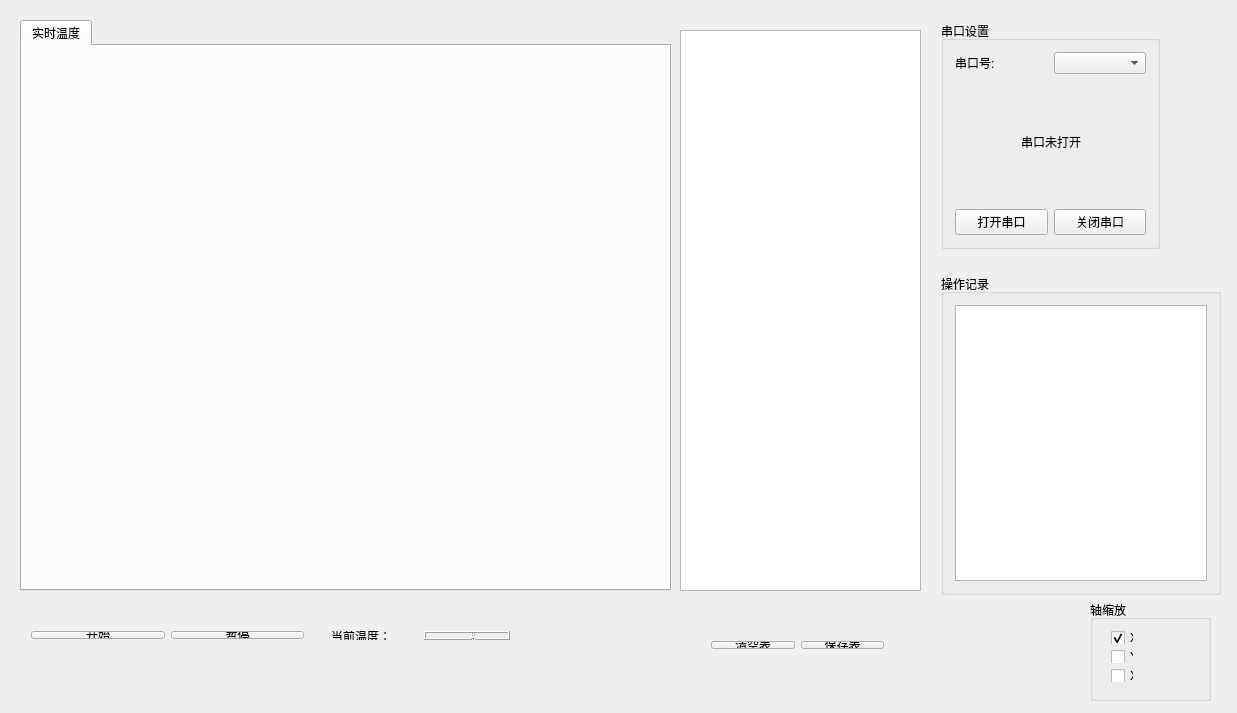
<?xml version="1.0" encoding="UTF-8"?>
<ui version="4.0">
 <class>Widget</class>
 <widget class="QWidget" name="Widget">
  <property name="geometry">
   <rect>
    <x>0</x>
    <y>0</y>
    <width>1237</width>
    <height>713</height>
   </rect>
  </property>
  <property name="windowTitle">
   <string>Widget</string>
  </property>
  <widget class="QGroupBox" name="groupBox">
   <property name="geometry">
    <rect>
     <x>941</x>
     <y>21</y>
     <width>219</width>
     <height>228</height>
    </rect>
   </property>
   <property name="title">
    <string>串口设置</string>
   </property>
   <layout class="QGridLayout" name="gridLayout">
    <item row="3" column="0">
     <spacer name="verticalSpacer">
      <property name="orientation">
       <enum>Qt::Vertical</enum>
      </property>
      <property name="sizeHint" stdset="0">
       <size>
        <width>20</width>
        <height>43</height>
       </size>
      </property>
     </spacer>
    </item>
    <item row="2" column="0">
     <layout class="QHBoxLayout" name="horizontalLayout_3">
      <item>
       <spacer name="horizontalSpacer">
        <property name="orientation">
         <enum>Qt::Horizontal</enum>
        </property>
        <property name="sizeHint" stdset="0">
         <size>
          <width>40</width>
          <height>20</height>
         </size>
        </property>
       </spacer>
      </item>
      <item>
       <widget class="QLabel" name="label_state">
        <property name="text">
         <string>串口未打开</string>
        </property>
       </widget>
      </item>
      <item>
       <spacer name="horizontalSpacer_2">
        <property name="orientation">
         <enum>Qt::Horizontal</enum>
        </property>
        <property name="sizeHint" stdset="0">
         <size>
          <width>40</width>
          <height>20</height>
         </size>
        </property>
       </spacer>
      </item>
     </layout>
    </item>
    <item row="4" column="0">
     <layout class="QHBoxLayout" name="horizontalLayout_2">
      <item>
       <widget class="QPushButton" name="open_serialport">
        <property name="text">
         <string>打开串口</string>
        </property>
       </widget>
      </item>
      <item>
       <widget class="QPushButton" name="close_serialport">
        <property name="text">
         <string>关闭串口</string>
        </property>
       </widget>
      </item>
     </layout>
    </item>
    <item row="0" column="0">
     <layout class="QHBoxLayout" name="horizontalLayout">
      <item>
       <widget class="QLabel" name="label">
        <property name="text">
         <string>串口号:</string>
        </property>
       </widget>
      </item>
      <item>
       <widget class="QComboBox" name="com"/>
      </item>
     </layout>
    </item>
    <item row="1" column="0">
     <spacer name="verticalSpacer_2">
      <property name="orientation">
       <enum>Qt::Vertical</enum>
      </property>
      <property name="sizeHint" stdset="0">
       <size>
        <width>20</width>
        <height>40</height>
       </size>
      </property>
     </spacer>
    </item>
   </layout>
  </widget>
  <widget class="QGroupBox" name="groupBox_2">
   <property name="geometry">
    <rect>
     <x>941</x>
     <y>274</y>
     <width>280</width>
     <height>321</height>
    </rect>
   </property>
   <property name="title">
    <string>操作记录</string>
   </property>
   <layout class="QHBoxLayout" name="horizontalLayout_4">
    <item>
     <widget class="QTextEdit" name="textEdit"/>
    </item>
   </layout>
  </widget>
  <widget class="QWidget" name="layoutWidget">
   <property name="geometry">
    <rect>
     <x>20</x>
     <y>620</y>
     <width>295</width>
     <height>30</height>
    </rect>
   </property>
   <layout class="QHBoxLayout" name="horizontalLayout_7">
    <item>
     <widget class="QPushButton" name="start">
      <property name="text">
       <string>开始</string>
      </property>
     </widget>
    </item>
    <item>
     <widget class="QPushButton" name="pause">
      <property name="text">
       <string>暂停</string>
      </property>
     </widget>
    </item>
   </layout>
  </widget>
  <widget class="QWidget" name="layoutWidget">
   <property name="geometry">
    <rect>
     <x>320</x>
     <y>620</y>
     <width>201</width>
     <height>31</height>
    </rect>
   </property>
   <layout class="QHBoxLayout" name="horizontalLayout_8">
    <item>
     <widget class="QLabel" name="label_3">
      <property name="text">
       <string>当前温度：</string>
      </property>
     </widget>
    </item>
    <item>
     <widget class="QLCDNumber" name="lcdNumber"/>
    </item>
   </layout>
  </widget>
  <widget class="QTableWidget" name="tableWidget">
   <property name="geometry">
    <rect>
     <x>680</x>
     <y>30</y>
     <width>241</width>
     <height>561</height>
    </rect>
   </property>
  </widget>
  <widget class="QTabWidget" name="tabWidget">
   <property name="geometry">
    <rect>
     <x>20</x>
     <y>20</y>
     <width>651</width>
     <height>571</height>
    </rect>
   </property>
   <property name="currentIndex">
    <number>0</number>
   </property>
   <widget class="QWidget" name="tab">
    <attribute name="title">
     <string>实时温度</string>
    </attribute>
    <layout class="QHBoxLayout" name="horizontalLayout_9">
     <item>
      <widget class="QCustomPlot" name="widget" native="true"/>
     </item>
    </layout>
   </widget>
  </widget>
  <widget class="QGroupBox" name="groupBox_3">
   <property name="geometry">
    <rect>
     <x>1090</x>
     <y>600</y>
     <width>121</width>
     <height>101</height>
    </rect>
   </property>
   <property name="title">
    <string>轴缩放</string>
   </property>
   <widget class="QWidget" name="">
    <property name="geometry">
     <rect>
      <x>10</x>
      <y>20</y>
      <width>45</width>
      <height>73</height>
     </rect>
    </property>
    <layout class="QVBoxLayout" name="verticalLayout">
     <item>
      <widget class="QCheckBox" name="checkBox_X">
       <property name="text">
        <string>X</string>
       </property>
       <property name="checked">
        <bool>true</bool>
       </property>
      </widget>
     </item>
     <item>
      <widget class="QCheckBox" name="checkBox_Y">
       <property name="text">
        <string>Y</string>
       </property>
      </widget>
     </item>
     <item>
      <widget class="QCheckBox" name="checkBox_XY">
       <property name="text">
        <string>XY</string>
       </property>
      </widget>
     </item>
    </layout>
   </widget>
  </widget>
  <widget class="QWidget" name="">
   <property name="geometry">
    <rect>
     <x>700</x>
     <y>630</y>
     <width>195</width>
     <height>30</height>
    </rect>
   </property>
   <layout class="QHBoxLayout" name="horizontalLayout_5">
    <item>
     <widget class="QPushButton" name="clear_table">
      <property name="text">
       <string>清空表</string>
      </property>
     </widget>
    </item>
    <item>
     <widget class="QPushButton" name="save_table">
      <property name="text">
       <string>保存表</string>
      </property>
     </widget>
    </item>
   </layout>
  </widget>
 </widget>
 <layoutdefault spacing="6" margin="11"/>
 <customwidgets>
  <customwidget>
   <class>QCustomPlot</class>
   <extends>QWidget</extends>
   <header>qcustomplot.h</header>
   <container>1</container>
  </customwidget>
 </customwidgets>
 <resources/>
 <connections/>
</ui>
